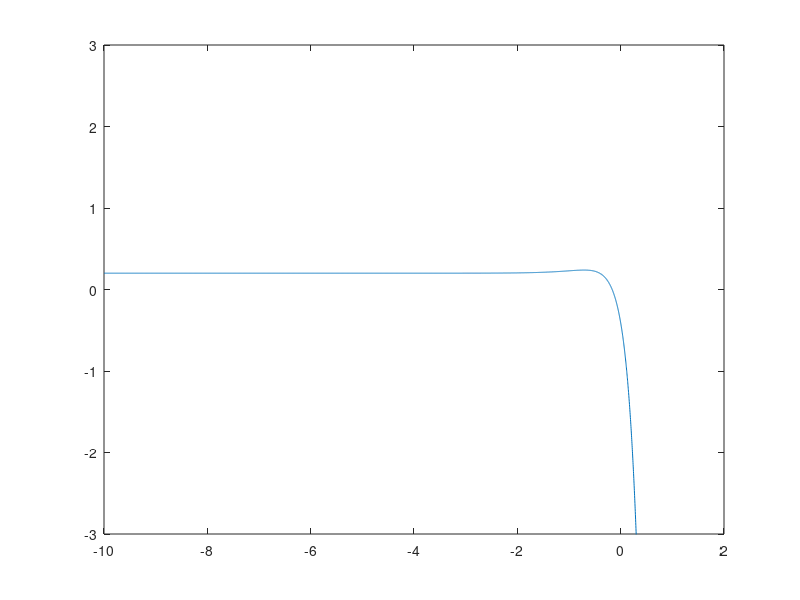

Here is the MATLAB script that generated this plot:
clc
close all
clear all


%%
delta_old = 0.02;
m = 1;
n = 1;
A_norm = 1;
e = 10.^linspace(-10, 1, 5000);

top = 4*delta_old + 4*m*n^2*e*A_norm + m*n^2*e.^2;
bot = 4 + m*n^2*e.^2;

delta_new = top ./ bot;
%%
figure;
plot(log10(e),  log10(delta_new))




%%
x = e;
alpha = 0.2;
y = -x.^2 - 2*alpha*(delta_old - 1)*x + alpha;

plot(log10(x), y)
ylim([-3, 3])